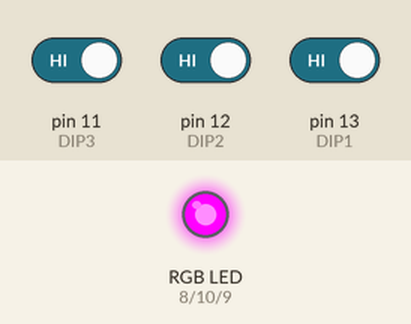
The sketch below on a simulated Arduino Uno, built for the host (arithmetic inside an expression is 32-bit, double 64-bit). Shown: an RGB LED mixed from three pins (HIGH = lit). The inputs (shaded band) are chosen by the test bench; at power-on: pin 11 (DIP3) HIGH, pin 12 (DIP2) HIGH, pin 13 (DIP1) HIGH.

Above: at 1.2 s.
1.3 s: pin 11 (DIP3) driven LOW
At 2.5 s:
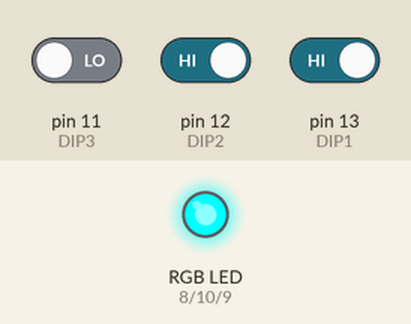
2.8 s: pin 12 (DIP2) driven LOW
At 4.0 s:
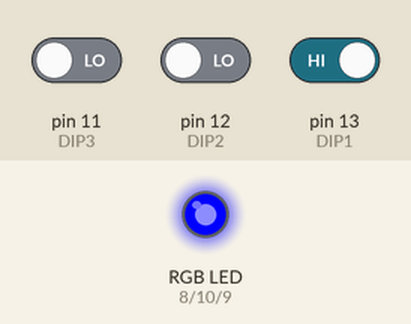
4.3 s: pin 13 (DIP1) driven LOW
At 4.9 s:
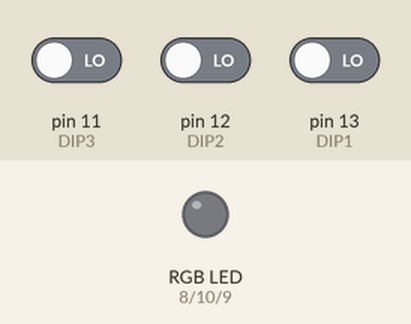
5.8 s: pin 11 (DIP3) driven HIGH
At 6.3 s:
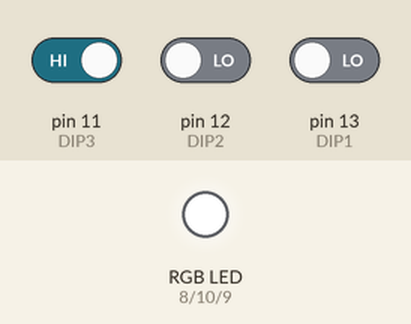
7.3 s: pin 12 (DIP2) driven HIGH
At 8.4 s:
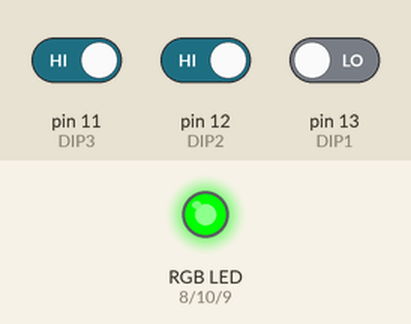
8.8 s: pin 11 (DIP3) driven LOW
At 10.0 s:
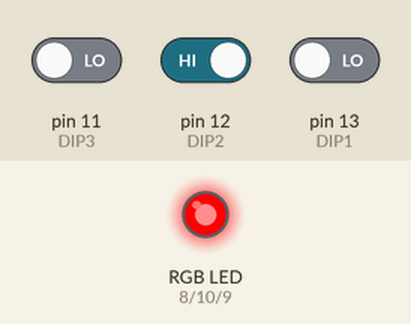
Timing chart, 0 to 11.3 s (numbered marks = the images above; inputs shaded):
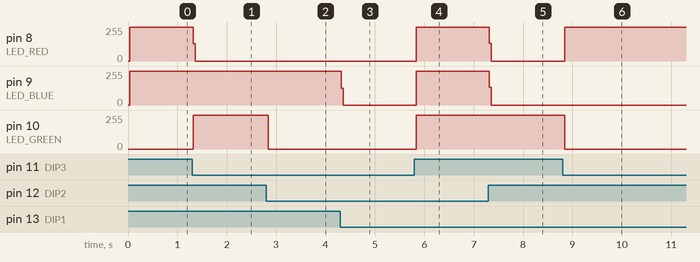

The sketch:

q2.ino
```cpp
// define led pins
#define LED_RED PB0
#define LED_BLUE PB1
#define LED_GREEN PB2

// define dip switch pins
#define DIP1 PB5
#define DIP2 PB4
#define DIP3 PB3

// define color lookup table
bool color_lookup[8][3] = {
    {0, 0, 0}, // black 0
    {1, 1, 1}, // white 1
    {1, 0, 0}, // red 2
    {0, 1, 0}, // green 3
    {0, 0, 1}, // blue 4
    {1, 1, 0}, // yellow 5
    {0, 1, 1}, // cyan 6
    {1, 0, 1}  // magenta 7
};

void setLED(bool *rgb) {
  // clear all LEDs
  PORTB &= ~(1 << LED_RED) & ~(1 << LED_BLUE) & ~(1 << LED_GREEN);
  // set LEDs
  PORTB |= (rgb[0] << LED_RED) | (rgb[1] << LED_GREEN) | (rgb[2] << LED_BLUE);
}

void setup() {
  // set led pins as output
  DDRB |= (1 << LED_RED) | (1 << LED_BLUE) | (1 << LED_GREEN);
  // set dip switch pins as input
  DDRB &= ~((1 << DIP1) | (1 << DIP2) | (1 << DIP3));
  // enable internal pull-up resistor
  PORTB |= (1 << DIP1) | (1 << DIP2) | (1 << DIP3);
}

void loop() {
  // read dip switch pins
  uint8_t dip_switch = (PINB & ((1 << DIP1) | (1 << DIP2) | (1 << DIP3))) >> 3;
  // set led color
  setLED(color_lookup[dip_switch]);
}
```

Measured:
- after the input at 1.3 s, pin 8 (LED_RED): 255/255 → 0/255 at once; pin 10 (LED_GREEN): 0/255 → 255/255 at once
- after the input at 2.8 s, pin 10 (LED_GREEN): 255/255 → 0/255 at once
- after the input at 4.3 s, pin 9 (LED_BLUE): 255/255 → 0/255 at once
- after the input at 5.8 s, pin 8 (LED_RED), pin 9 (LED_BLUE), pin 10 (LED_GREEN): 0/255 → 255/255 at once
- after the input at 7.3 s, pin 8 (LED_RED), pin 9 (LED_BLUE): 255/255 → 0/255 at once
- after the input at 8.8 s, pin 8 (LED_RED): 0/255 → 255/255 at once; pin 10 (LED_GREEN): 255/255 → 0/255 at once
